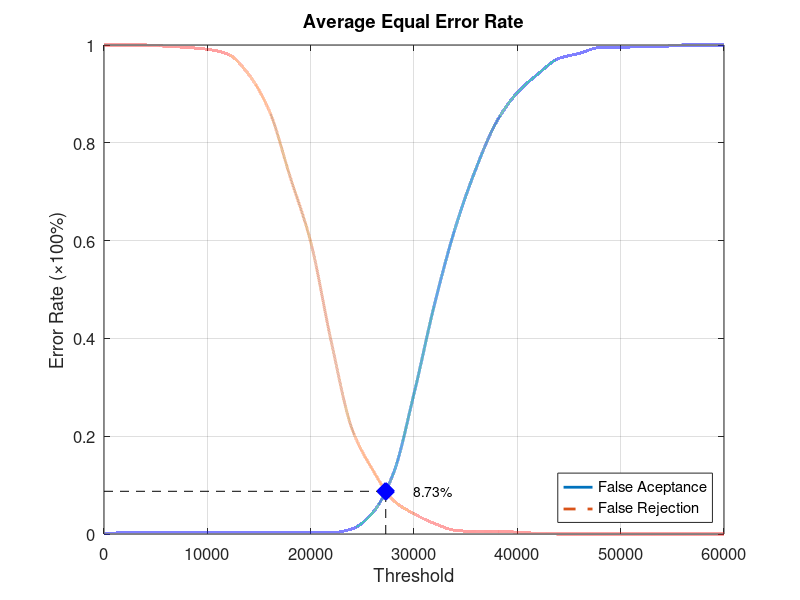
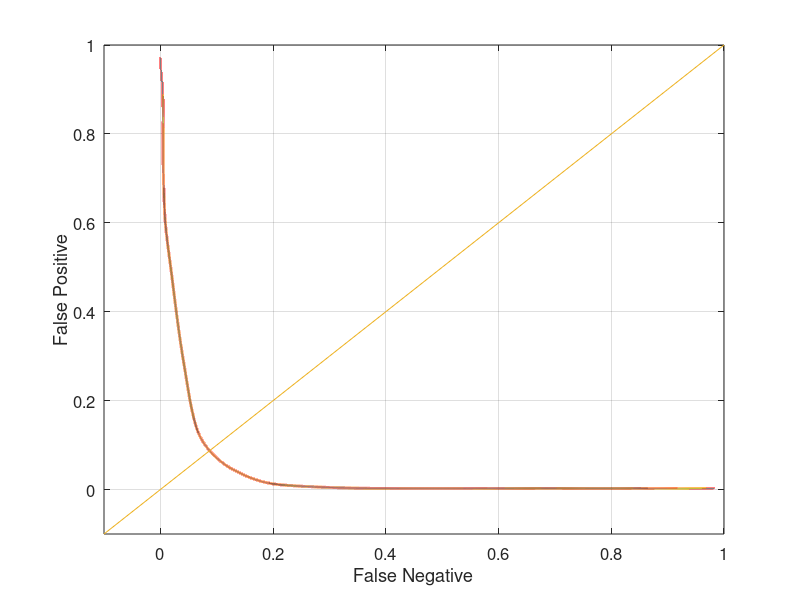

MATLAB code to generate these figures, in order:
function yEER = Experiment5Average
close all;
clear;
clc;
x = 0:2000:60000;
xq = 0:0.5:60000;

y0 = [0 0.00263158 0.00263158 0.00263158 0.00263158 0.00263158 0.00263158 0.00263158 0.00263158 0.00263158 0.00263158 0.00263158 0.0105263 0.0434211 0.123684 0.286842 0.471053 0.626316 0.747368 0.843421 0.902632 0.940789 0.972368 0.982895 0.994737 0.994737 0.997368 0.997368 1 1 1];
yy0 = interp1(x, y0, xq, 'pchip');
y1 = [1 1 1 0.9975 0.995 0.99125 0.98125 0.94 0.865 0.73125 0.5975 0.3925 0.215 0.13125 0.06875 0.04125 0.02125 0.0075 0.005 0.005 0.00375 0.00125 0 0 0 0 0 0 0 0 0];
yy1 = interp1(x, y1, xq, 'pchip');

% Calculating EER: 
y2 = abs(y0 - y1);
find(y2 == min(y2))
yy2 = abs(yy0 - yy1);
xEER = find(yy2 == min(yy2));
xEERIndex = xq(xEER) % X-axis EER
yEER = yy0(xEER) % Y-axis EER

main = figure
plot(xq, yy0,'-','LineWidth', 2);	hold on
plot(xq, yy1,'--','LineWidth', 2);	hold on
plot([xEERIndex xEERIndex], [0 yEER], 'k--');	hold on
plot([0 xEERIndex], [yEER yEER], 'k--');	hold on
plot(xEERIndex, yEER, 'bx', 'LineWidth', 10);	hold on
text(xEERIndex + 10 * xEERIndex / 100, yEER, [num2str(round((10000 * yEER)) / 100) '%'])
legend('False Aceptance', 'False Rejection', 'Location', 'SouthEast')
xlabel('Threshold')
ylabel('Error Rate (\times100%)')
title('Average Equal Error Rate')
set(gca, 'FontSize', 12)
axis([0 60000 0 1])
grid on

print(main, 'Experiment5AverageMain', '-dpng');
FNRxFPR = figure('Color', [1 1 1]);
plot(yy1, yy0, '-', yy1, yy0, 'LineWidth', 2);
hold on
y = -0.1:0.1:1
plot(y, y); 
set(gca, 'FontSize', 12)
xlabel('False Negative')
ylabel('False Positive')
axis([-0.1 1 -0.1 1])
set(gca, 'FontSize', 12)
grid on

print(FNRxFPR, 'Experiment5AverageFNRxFPR','-dpng');
end
